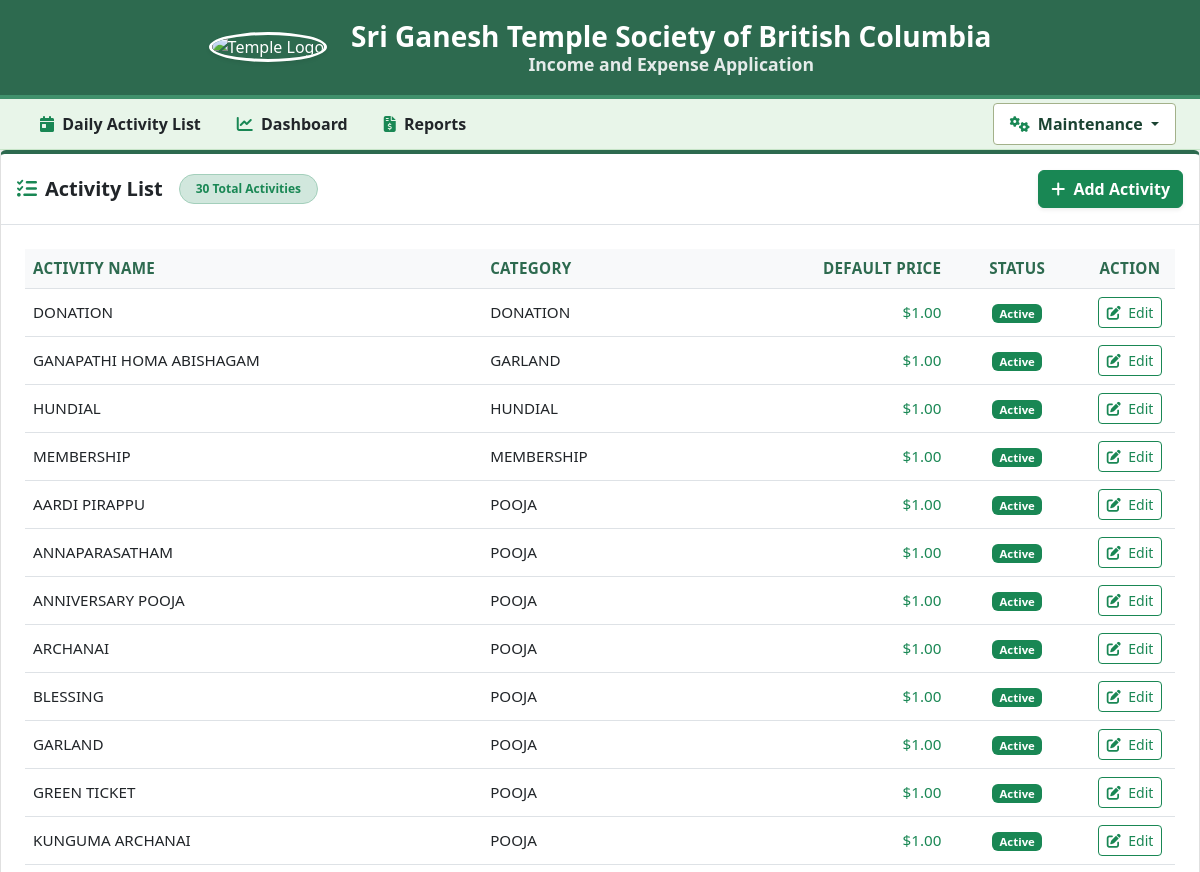
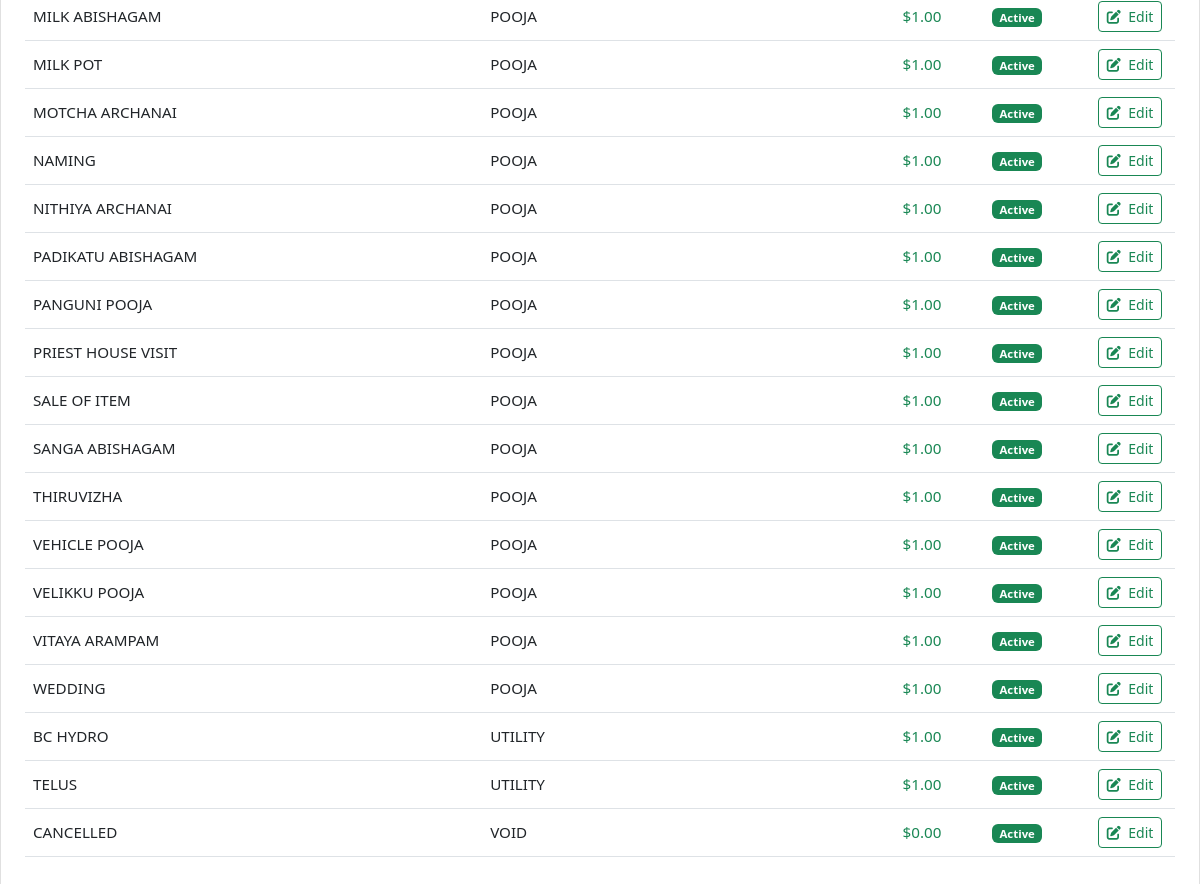
The page /maintenance/activity on the database its author committed (2 pictures, top to bottom).
### tables this page shows
CREATE TABLE activity_lookup (
    activity_lookup_id INTEGER PRIMARY KEY AUTOINCREMENT,
    category_lookup_id INTEGER,
    activity_name TEXT NOT NULL,
    default_amount REAL DEFAULT 0.0,
    txn_type TEXT DEFAULT 'INCOME',
    is_active INTEGER DEFAULT 1,
    FOREIGN KEY (category_lookup_id) REFERENCES category_lookup(category_lookup_id)
);

CREATE TABLE category_lookup (
    category_lookup_id INTEGER PRIMARY KEY AUTOINCREMENT,
    category_name TEXT NOT NULL,
    is_active INTEGER DEFAULT 1
);

### app.py (the view)
@app.route('/maintenance/activity')
def activity_lookup_page():
    conn = get_db()
    edit_id = request.args.get('edit_id')
    editing_act = None
    if edit_id:
        editing_act = conn.execute("SELECT * FROM activity_lookup WHERE activity_lookup_id = ?", (edit_id,)).fetchone()
    activities = conn.execute("""
        SELECT a.*, c.category_name
        FROM activity_lookup a
        LEFT JOIN category_lookup c ON a.category_lookup_id = c.category_lookup_id
        ORDER BY c.category_name, a.activity_name
    """).fetchall()
    categories = conn.execute("SELECT * FROM category_lookup WHERE is_active = 1 ORDER BY category_name ASC").fetchall()
    conn.close()
    return render_template('activity_lookup.html', activities=activities, categories=categories, editing_act=editing_act)

### app.py (called while the page is built)
def get_db():
    conn = sqlite3.connect(DATABASE)
    conn.row_factory = sqlite3.Row
    conn.execute("PRAGMA foreign_keys = ON;")
    return conn

### templates/activity_lookup.html (shortened to what this page needs)
{% extends "base.html" %}
{% block content %}
<div class="row g-4">
    <div class="col-12">
        <div class="card card-sage shadow-sm">
            <div class="card-header bg-white py-3 border-bottom d-flex justify-content-between align-items-center">
                <div class="d-flex align-items-center gap-3">
                    <h5 class="card-title mb-0 fw-bold text-dark">
                        <i class="fa-solid fa-list-check me-2 text-success"></i>Activity List
                    </h5>
                    <span class="badge bg-success-subtle text-success border border-success-subtle px-3 py-2 rounded-pill fw-semibold">
                        {{ activities|length }} Total Activities
                    </span>
                </div>
                <button type="button" class="btn btn-success fw-bold shadow-sm" onclick="openAddForm()">
                    <i class="fa-solid fa-plus me-1"></i> Add Activity
                </button>
            </div>
            <div class="card-body p-4">
                <div class="table-responsive">
                    <table id="activityTable" class="table table-hover align-middle w-100">
                        <thead class="table-light border-bottom">
                            <tr>
                                <th scope="col" class="fw-bold">Activity Name</th>
                                <th scope="col" class="fw-bold">Category</th>
                                <th scope="col" class="fw-bold text-end">Default Price</th>
                                <th scope="col" class="fw-bold text-center">Status</th>
                                <th scope="col" class="fw-bold text-center" style="width: 90px;">Action</th>
                            </tr>
                        </thead>
                        <tbody>
                            {% for act in activities %}
                            <tr>
                                <td class="text-dark fw-medium">{{ act.activity_name }}</td>
                                <td class="text-dark">{{ act.category_name or '-' }}</td>
                                <td class="text-end text-success fw-semibold">${{ "%.2f"|format(act.default_amount or 0.0) }}</td>
                                <td class="text-center">
                                    {% if act.is_active == 1 %}
                                        <span class="badge bg-success">Active</span>
                                    {% else %}
                                        <span class="badge bg-secondary">Inactive</span>
                                    {% endif %}
                                </td>
                                <td class="text-center">
                                    <button type="button"
                                            class="btn btn-sm btn-outline-success edit-act-btn"
                                            data-id="{{ act.activity_lookup_id }}"
                                            data-name="{{ act.activity_name }}"
                                            data-category="{{ act.category_lookup_id }}"
                                            data-amount="{{ act.default_amount }}"
                                            data-active="{{ act.is_active }}"
                                            title="Edit Activity">
                                        <i class="fa-solid fa-pen-to-square me-1"></i> Edit
                                    </button>
                                </td>
                            </tr>
                            {% endfor %}
                        </tbody>
                    </table>
                </div>
            </div>
        </div>
    </div>
</div>
{% endblock %}

### static/css/style.css (style rules this page uses)
body { background-color: #f8faf8; min-height: 100vh; display: flex; flex-direction: column; }
.card-sage { border: 0.1rem solid #e0e0e0; border-top: 0.25rem solid #2d6a4f; }
.table-responsive { width: 100% !important; overflow-x: auto; }
table.dataTable tbody td, .table tbody td { font-weight: 400 !important; font-size: 0.95rem !important; }
table.dataTable thead th, .table thead th { font-size: 0.95rem !important; font-weight: 700 !important; letter-spacing: 0.02em; text-transform: uppercase; color: #2d6a4f !important; }

### rows shown on the page
activity_lookup: activity_name "DONATION", category_name "DONATION", default_amount "1.00", is_active "Active"
activity_lookup: activity_name "GANAPATHI HOMA ABISHAGAM", category_name "GARLAND", default_amount "1.00", is_active "Active"
activity_lookup: activity_name "HUNDIAL", category_name "HUNDIAL", default_amount "1.00", is_active "Active"
activity_lookup: activity_name "MEMBERSHIP", category_name "MEMBERSHIP", default_amount "1.00", is_active "Active"
activity_lookup: activity_name "AARDI PIRAPPU", category_name "POOJA", default_amount "1.00", is_active "Active"
activity_lookup: activity_name "ANNAPARASATHAM", category_name "POOJA", default_amount "1.00", is_active "Active"
activity_lookup: activity_name "ANNIVERSARY POOJA", category_name "POOJA", default_amount "1.00", is_active "Active"
activity_lookup: activity_name "ARCHANAI", category_name "POOJA", default_amount "1.00", is_active "Active"
activity_lookup: activity_name "BLESSING", category_name "POOJA", default_amount "1.00", is_active "Active"
activity_lookup: activity_name "GARLAND", category_name "POOJA", default_amount "1.00", is_active "Active"
activity_lookup: activity_name "GREEN TICKET", category_name "POOJA", default_amount "1.00", is_active "Active"
activity_lookup: activity_name "KUNGUMA ARCHANAI", category_name "POOJA", default_amount "1.00", is_active "Active"
activity_lookup: activity_name "MILK ABISHAGAM", category_name "POOJA", default_amount "1.00", is_active "Active"
activity_lookup: activity_name "MILK POT", category_name "POOJA", default_amount "1.00", is_active "Active"
activity_lookup: activity_name "MOTCHA ARCHANAI", category_name "POOJA", default_amount "1.00", is_active "Active"
activity_lookup: activity_name "NAMING", category_name "POOJA", default_amount "1.00", is_active "Active"
activity_lookup: activity_name "NITHIYA ARCHANAI", category_name "POOJA", default_amount "1.00", is_active "Active"
activity_lookup: activity_name "PADIKATU ABISHAGAM", category_name "POOJA", default_amount "1.00", is_active "Active"
activity_lookup: activity_name "PANGUNI POOJA", category_name "POOJA", default_amount "1.00", is_active "Active"
activity_lookup: activity_name "PRIEST HOUSE VISIT", category_name "POOJA", default_amount "1.00", is_active "Active"
activity_lookup: activity_name "SALE OF ITEM", category_name "POOJA", default_amount "1.00", is_active "Active"
activity_lookup: activity_name "SANGA ABISHAGAM", category_name "POOJA", default_amount "1.00", is_active "Active"
activity_lookup: activity_name "THIRUVIZHA", category_name "POOJA", default_amount "1.00", is_active "Active"
activity_lookup: activity_name "VEHICLE POOJA", category_name "POOJA", default_amount "1.00", is_active "Active"
activity_lookup: activity_name "VELIKKU POOJA", category_name "POOJA", default_amount "1.00", is_active "Active"
activity_lookup: activity_name "VITAYA ARAMPAM", category_name "POOJA", default_amount "1.00", is_active "Active"
activity_lookup: activity_name "WEDDING", category_name "POOJA", default_amount "1.00", is_active "Active"
activity_lookup: activity_name "BC HYDRO", category_name "UTILITY", default_amount "1.00", is_active "Active"
activity_lookup: activity_name "TELUS", category_name "UTILITY", default_amount "1.00", is_active "Active"
activity_lookup: activity_name "CANCELLED", category_name "VOID", default_amount "0.00", is_active "Active"

### other values the page prints
{{ activities|length }} "30"
